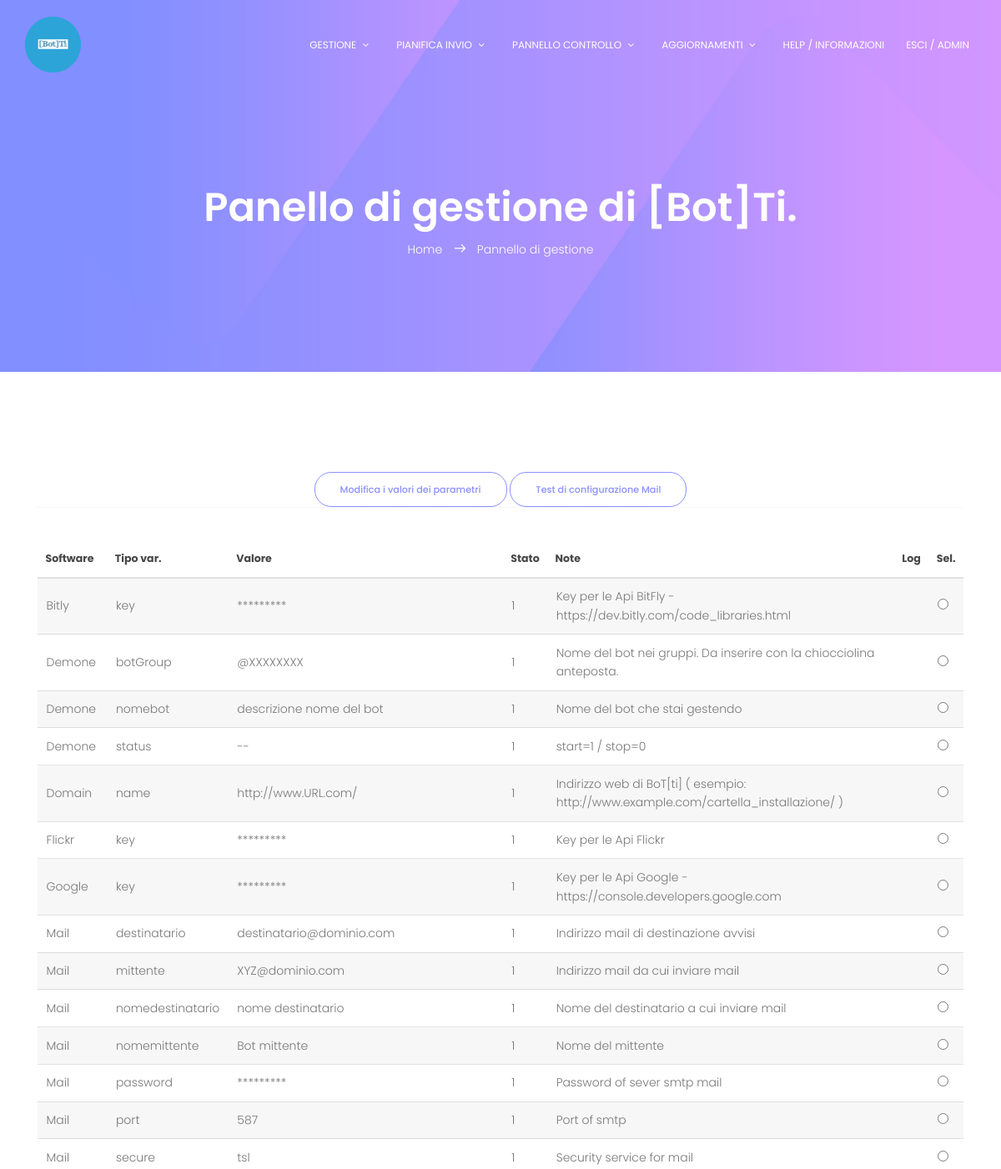
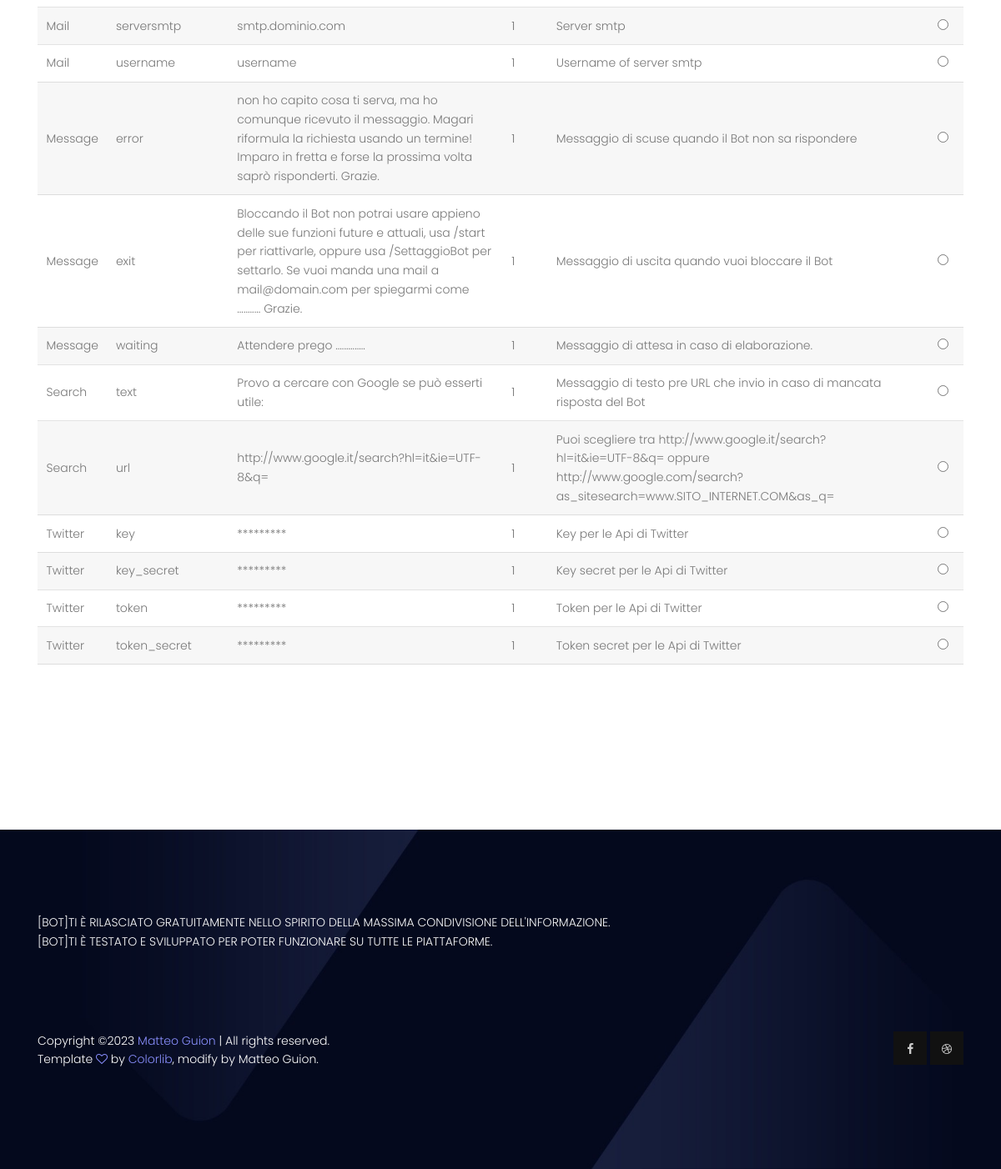
The app's page /panel.php (signed in) with its own data (2 pictures, top to bottom).
### tables this page shows
CREATE TABLE `software_config` (
  `ID` int NOT NULL,
  `SoftDesc` varchar(50) DEFAULT NULL,
  `Code` varchar(20) DEFAULT NULL,
  `Param` varchar(300) DEFAULT NULL,
  `Number` int DEFAULT NULL,
  `Note` varchar(200) DEFAULT NULL,
  `Active` tinyint(1) NOT NULL DEFAULT '1',
  `Log` varchar(50) DEFAULT NULL,
  `DateUpdt` datetime DEFAULT NULL
);

### functions/functionDb.php (called while the page is built, shortened)
<?php
function getDbConnection()
{
    try {
        $mysqlConn = new PDO('mysql:dbname='.$GLOBALS['mysql_db'].';port='.$GLOBALS['mysql_port'].';host='.$GLOBALS['mysql_host'],$GLOBALS['mysql_user'],$GLOBALS['mysql_pass']);
    } catch (PDOException $e) {
        die("Connessione fallita al DB (connection failed). Non posso proseguire <br>");
    }
    return $mysqlConn;
}
function dbParamExtraction($function)
{
    try {
        $conn=getDbConnection();
        $sql = "SELECT Code, Param, SoftDesc, Active, Log, ID, Note, Number FROM `software_config` WHERE $function ORDER BY SoftDesc, Code";
        $stmt = $conn->prepare($sql);
        $stmt->execute();
        $tableParam=array();
        while ($riga=$stmt->fetch(PDO::FETCH_ASSOC)) {
            $tableParam[]=$riga;
        }
    } catch (Exception $ex) {
        return $ex->getMessage();
    }
    return ($tableParam);
}

### panel.php (the view, shortened to what this page needs)
<?php
require ('theme/header.php');
?>
<section class="banner-area relative" id="home">
	<div class="container">
		<div class="row d-flex align-items-center justify-content-center">
			<div class="about-content col-lg-12">
				<h1 class="text-white">
				Panello di gestione di [Bot]Ti.
				</h1>
				<p class="text-white link-nav"><a href="admin.php">Home </a>  <span class="lnr lnr-arrow-right"></span>  <a href="panel.php"> Pannello di gestione</a></p>
			</div>
		</div>
	</div>
</section>
<section class="products-area section-gap">
	<div class="container">
		<?php if (($_SESSION['level']) == 'admin') { ?>
		<div id="content" class="clearfix">
			<form method="post" action="panel.php">
			<div align="center">
				<button class="genric-btn primary-border circle" type='submit' name='Valori' value='Valori' />Modifica i valori dei parametri</button>
				<button class="genric-btn primary-border circle" type='submit' name='Test' value='Test' />Test di configurazione Mail</button>
			</div>
			<div class="section-top-border">
				<div class="table-wrapper">
					<table id="order">
						<thead>
							<tr>
								<th>Software</th>
								<th>Tipo var.</th>
								<th>Valore</th>
								<th>Stato</th>
								<th>Note</th>
								<th>Log</th>
								<th>Sel.</th>
							</tr>
						</thead>
						<tbody>
							<?php $extractParam = dbParamExtraction("SoftDesc is not null");
							foreach ($extractParam as $extract) { ?>
							<tr>
								<td><?php echo $extract['SoftDesc']; ?></td>
								<td><?php echo $extract['Code']; ?></td>
								<td><?php
									if ($extract['Code'] == "key" or $extract['Code'] == "password" or $extract['Code'] == "token" or $extract['Code'] == "key_secret" or $extract['Code'] == "token_secret"){
										echo '*********';
									}else{
										echo $extract['Param'];
									}
									?>
								</td>
								<td><?php echo $extract['Active']; ?></td>
								<td><?php echo $extract['Note']; ?></td>
								<td><?php echo $extract['Log']; ?></td>
								<td><input type="radio" name="ID" value="<?php echo $extract['ID']; ?>" /></td>
							</tr>
							<?php
							} ?>
						</tbody>
					</table>
				</div>
			</div>
			</form>
		</div>
		<?php } else { ?>
		<div class="row d-flex justify-content-center">
			<h2><b>Utente non autorizzato.</b></h2>
		</div>
		<?php } ?>
	</div>
</section>
<?php include ('theme/footer.php');?>

### theme/header.php (shortened to what this page needs)
<!DOCTYPE html>
<html lang="ita" class="no-js">
	<head>
			<link rel="stylesheet" href="theme/css/linearicons.css">
			<link rel="stylesheet" href="theme/css/font-awesome.min.css">
			<link rel="stylesheet" href="theme/css/bootstrap.css">
			<link rel="stylesheet" href="theme/css/magnific-popup.css">
			<link rel="stylesheet" href="theme/css/nice-select.css">
			<link rel="stylesheet" href="theme/css/hexagons.min.css">
			<link rel="stylesheet" href="theme/css/animate.min.css">
			<link rel="stylesheet" href="theme/css/owl.carousel.css">
			<link rel="stylesheet" href="theme/css/main.css">
    </head>
	<body>
		<header id="header">
			<div class="container main-menu">
				<div class="row align-items-center justify-content-between d-flex">
				  <div id="logo">
					<a href="index.php"><img src="theme/img/logo.png" alt="[Bot]Ti" title="[Bot]Ti" /></a>
				  </div>
				  <nav id="nav-menu-container">
				  <ul class="nav-menu">
				  <?php if (!empty($_SESSION['username'])) { ?>
				  <li class="menu-has-children"><a href="">Gestione</a>
				  </li>
				  <li class="menu-has-children"><a href="">Pianifica Invio</a>
				  </li>
				  <li class="menu-has-children"><a href="">Pannello Controllo</a>
				  </li>
				  <li class="menu-has-children"><a href="">Aggiornamenti</a>
				  </li>
				  <li><a href="help.php">Help / Informazioni</a></li>
				  <li><a href="logout.php">Esci
				  <?php echo " / ".strtoupper($_SESSION['username']); ?></a></li>
				  <?php } else { ?>
				  <li><a href="index.php">Home page [Bot]Ti</a></li>
				  <?php }  ?>
						  </ul>
						  </nav>
				</div>
			</div>
		  </header>

### theme/footer.php
		<footer class="footer-area section-gap">
			<div class="container">
				<p class="text-white text-uppercase">
					[Bot]Ti &egrave; rilasciato gratuitamente nello spirito della massima condivisione dell'informazione.<br>
					[Bot]Ti &egrave; testato e sviluppato per poter funzionare su tutte le piattaforme.
				</p>
				<div class="row footer-bottom d-flex justify-content-between">
					<p class="col-lg-8 col-sm-12 footer-text m-0 text-white">
						Copyright &copy;<script>document.write(new Date().getFullYear());</script> <a href="http://www.guion78.com"> Matteo Guion</a> | All rights reserved. <br>
						Template <i class="fa fa-heart-o" aria-hidden="true"></i> by <a href="https://colorlib.com" target="_blank">Colorlib</a>, modify by Matteo Guion.
					</p>
					<div class="col-lg-4 col-sm-12 footer-social">
						<a href="https://www.facebook.com/boTtiTelegram/"><i class="fa fa-facebook"></i></a>
						<a href="http://www.botti.guion78.com/"><i class="fa fa-dribbble"></i></a>
					</div>
				</div>
			</div>
		</footer>
	</body>
</html>

### theme/css/main.css (style rules this page uses)
body { color: #777777; font-family: "Poppins", sans-serif; font-size: 14px; font-weight: 300; line-height: 1.625em; position: relative; }
ol, ul { margin: 0; padding: 0; list-style: none; }
a { -webkit-transition: all 0.3s ease 0s; -moz-transition: all 0.3s ease 0s; -o-transition: all 0.3s ease 0s; transition: all 0.3s ease 0s; }
a, a:focus, a:hover { text-decoration: none; outline: 0; }
h1, h2, h3, h4, h5, h6 { font-family: "Poppins", sans-serif; color: #222222; line-height: 1.2em !important; margin-bottom: 0; margin-top: 0; font-weight: 600; }
h1, .h1 { font-size: 36px; }
td, th { border-radius: 0px; }
.text-white { color: #fff; }
.relative { position: relative; }
h1 { font-size: 36px; }
h1, h2, h3, h4, h5, h6 { line-height: 1.5em; }
.genric-btn { display: inline-block; outline: none; line-height: 40px; padding: 0 30px; font-size: .8em; text-align: center; text-decoration: none; font-weight: 500; cursor: pointer; -webkit-transition: all 0.3s ease 0s; -moz-transition: all 0.3s ease 0s; -o-transition: all 0.3s ease 0s; transition: all 0.3s ease 0s; }
.genric-btn.circle { border-radius: 20px; }
.genric-btn.primary-border { color: #8a90ff; border: 1px solid #8a90ff; background: #fff; }
.table-wrapper { -webkit-overflow-scrolling: touch; overflow-x: auto; }
table { margin: 0 0 2em 0; width: 100%; }
table tbody tr { border: solid 1px rgba(144, 144, 144, 0.25); border-left: 0; border-right: 0; }
table tbody tr:nth-child(2n + 1) { background-color: rgba(144, 144, 144, 0.075); }
table td { padding: 0.75em 0.75em; }
table th { color: #474747; font-size: 0.9em; font-weight: 700; padding: 0 0.75em 0.75em 0.75em; text-align: left; }
table thead { border-bottom: solid 2px rgba(144, 144, 144, 0.25); }
.main-menu { padding-top: 20px; }
#header { padding: 0px 0px 20px 0px; position: fixed; left: 0; top: 0; right: 0; transition: all 0.5s; z-index: 997; }
#header #logo img { padding: 0; margin: 0; }
.nav-menu, .nav-menu * { margin: 0; padding: 0; list-style: none; }
.nav-menu li { position: relative; white-space: nowrap; }
.nav-menu > li { float: left; }
.sf-arrows .sf-with-ul { padding-right: 30px; }
.sf-arrows .sf-with-ul:after { content: "\f107"; position: absolute; right: 15px; font-family: FontAwesome; font-style: normal; font-weight: normal; }
#nav-menu-container { margin: 0; }
.nav-menu a { padding: 0 8px 0px 8px; text-decoration: none; display: inline-block; color: #fff; font-weight: 400; font-size: 12px; text-transform: uppercase; outline: none; }
.nav-menu > li { margin-left: 10px; }
#mobile-nav { position: fixed; top: 0; padding-top: 18px; bottom: 0; z-index: 998; background: rgba(0, 0, 0, 0.8); left: -260px; width: 260px; overflow-y: auto; transition: 0.4s; }
#mobile-nav ul { padding: 0; margin: 0; list-style: none; }
#mobile-nav ul li { position: relative; }
#mobile-nav ul li a { color: #fff; font-size: 13px; text-transform: uppercase; overflow: hidden; padding: 10px 22px 10px 15px; position: relative; text-decoration: none; width: 100%; display: block; outline: none; font-weight: 700; }
.section-gap { padding: 120px 0; }
.banner-area { background: url(../img/banner-bg.jpg) center; background-size:cover; }
.footer-area { background: url(../img/footer-bg.jpg) center; background-size: cover; padding-top: 100px; }
.footer-social { text-align: right; }
.footer-social a { background: #111111; width: 20px; width: 40px; display: inline-table; height: 40px; text-align: center; padding-top: 10px; -webkit-transition: all 0.3s ease 0s; -moz-transition: all 0.3s ease 0s; -o-transition: all 0.3s ease 0s; transition: all 0.3s ease 0s; }
.footer-social i { color: #cccccc; -webkit-transition: all 0.3s ease 0s; -moz-transition: all 0.3s ease 0s; -o-transition: all 0.3s ease 0s; transition: all 0.3s ease 0s; }
.footer-bottom { padding-top: 80px; }
.footer-text a, .footer-text i { color: #8a90ff; }
.section-top-border { padding: 50px 0; border-top: 1px dotted #eee; }
.link-nav { margin-top: 10px; }
.about-content { margin-top: 100px; padding: 120px 0px; text-align: center; }
.about-content h1 { font-size: 48px; font-weight: 600; }
.about-content a { color: #fff; font-weight: 300; font-size: 14px; }
.about-content .lnr { margin: 0px 10px; font-weight: 600; }

### records on screen
software_config: SoftDesc "Bitly", Code "key", Active "1", Note "Key per le Api BitFly - https://dev.bitly.com/code_libraries.html"
software_config: SoftDesc "Demone", Code "botGroup", Param "@XXXXXXXX", Active "1", Note "Nome del bot nei gruppi. Da inserire con la chiocciolina anteposta."
software_config: SoftDesc "Demone", Code "nomebot", Param "descrizione nome del bot", Active "1", Note "Nome del bot che stai gestendo"
software_config: SoftDesc "Demone", Code "status", Param "--", Active "1", Note "start=1 / stop=0"
software_config: SoftDesc "Domain", Code "name", Param "http://www.URL.com/", Active "1", Note "Indirizzo web di BoT[ti] ( esempio: http://www.example.com/cartella_installazione/ )"
software_config: SoftDesc "Flickr", Code "key", Active "1", Note "Key per le Api Flickr"
software_config: SoftDesc "Google", Code "key", Active "1", Note "Key per le Api Google - https://console.developers.google.com"
software_config: SoftDesc "Mail", Code "destinatario", Param "destinatario@dominio.com", Active "1", Note "Indirizzo mail di destinazione avvisi"
software_config: SoftDesc "Mail", Code "mittente", Param "XYZ@dominio.com", Active "1", Note "Indirizzo mail da cui inviare mail"
software_config: SoftDesc "Mail", Code "nomedestinatario", Param "nome destinatario", Active "1", Note "Nome del destinatario a cui inviare mail"
software_config: SoftDesc "Mail", Code "nomemittente", Param "Bot mittente", Active "1", Note "Nome del mittente"
software_config: SoftDesc "Mail", Code "password", Active "1", Note "Password of sever smtp mail"
software_config: SoftDesc "Mail", Code "port", Param "587", Active "1", Note "Port of smtp"
software_config: SoftDesc "Mail", Code "secure", Param "tsl", Active "1", Note "Security service for mail"
software_config: SoftDesc "Mail", Code "serversmtp", Param "smtp.dominio.com", Active "1", Note "Server smtp"
software_config: SoftDesc "Mail", Code "username", Param "username", Active "1", Note "Username of server smtp"
software_config: SoftDesc "Message", Code "error", Param "non ho capito cosa ti serva, ma ho comunque ricevuto il messaggio. Magari riformula la richiesta usando un termine! Imparo in fretta e forse la prossima volta saprò risponderti. Grazie.", Active "1", Note "Messaggio di scuse quando il Bot non sa rispondere"
software_config: SoftDesc "Message", Code "exit", Param "Bloccando il Bot non potrai usare appieno delle sue funzioni future e attuali, usa /start per riattivarle, oppure usa /SettaggioBot per settarlo. Se vuoi manda una mail a mail@domain.com per spiegarmi come ........... Grazie.", Active "1", Note "Messaggio di uscita quando vuoi bloccare il Bot"
software_config: SoftDesc "Message", Code "waiting", Param "Attendere prego ..............", Active "1", Note "Messaggio di attesa in caso di elaborazione."
software_config: SoftDesc "Search", Code "text", Param "Provo a cercare con Google se può esserti utile:", Active "1", Note "Messaggio di testo pre URL che invio in caso di mancata risposta del Bot"
software_config: SoftDesc "Search", Code "url", Param "http://www.google.it/search?hl=it&ie=UTF-8&q=", Active "1", Note "Puoi scegliere tra http://www.google.it/search?hl=it&ie=UTF-8&q= oppure http://www.google.com/search?as_sitesearch=www.SITO_INTERNET.COM&as_q="
software_config: SoftDesc "Twitter", Code "key", Active "1", Note "Key per le Api di Twitter"
software_config: SoftDesc "Twitter", Code "key_secret", Active "1", Note "Key secret per le Api di Twitter"
software_config: SoftDesc "Twitter", Code "token", Active "1", Note "Token per le Api di Twitter"
software_config: SoftDesc "Twitter", Code "token_secret", Active "1", Note "Token secret per le Api di Twitter"

### other values on screen
$_SESSION['username'] "ADMIN"
